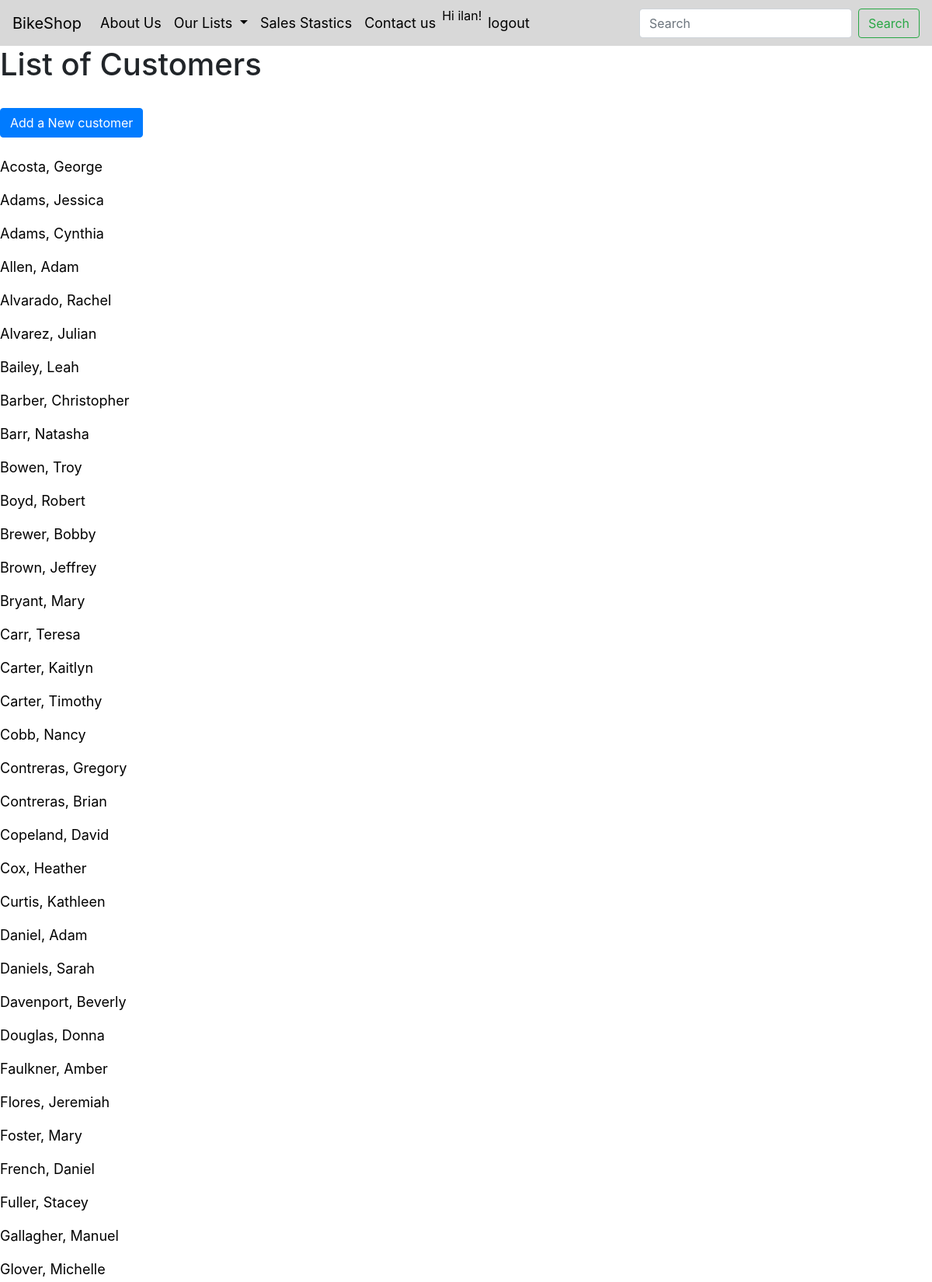
The page /customers/ (signed in, upper part) on the database its author committed.
### rent/models.py (models this page shows, shortened)
class Customer(models.Model):
    first_name = models.CharField(max_length=30)
    last_name = models.CharField(max_length=30)
    email = models.EmailField(max_length=254)
    phone_number = models.CharField(max_length=30)
    address = models.CharField(max_length=100)
    city = models.CharField(max_length=30)
    country = models.CharField(max_length=50)

### rent/views.py (the view)
# urls.py: path('customers/', views.customers, name='customers'),
def customers(request):
    customer_list = models.Customer.objects.all().order_by('last_name')
    customer_list_dict = {
        'customers': customer_list
    }
    return render(request, "customers.html", customer_list_dict)

### rent/templates/customers.html (shortened to what this page needs)
{% extends 'base.html' %}
{% load static %}
{% block lego %}
<h1>List of Customers</h1> <br>
<a class="btn btn-primary" href="{% url 'add_newcustomer' %}"> Add a New customer </a>
<br> <br>
{% for customer in customers %}
<a class="customerlink" href="{% url 'customer_details' id=customer.id %}"> <p>{{customer.last_name}}, {{customer.first_name}}</p> </a>
{% endfor %}
{% endblock %}

### rent/templates/base.html (shortened to what this page needs)
<!DOCTYPE html>
<html lang="en">
<head>
    <link rel="stylesheet" href="https://stackpath.bootstrapcdn.com/bootstrap/4.4.1/css/bootstrap.min.css">
</head>
<body>
    <nav class="navbar navbar-expand-lg navbar-color">
  <a class="navbar-brand nav-linktextcolor" href="{% url 'home' %}">BikeShop</a>
  <div class="collapse navbar-collapse" id="navbarSupportedContent">
    <ul class="navbar-nav mr-auto">
      <li class="nav-item active">
        <a class="nav-link nav-linktextcolor" href="#">About Us<span class="sr-only">(current)</span></a>
      </li>
      <li class="nav-item dropdown">
        <a class="nav-link dropdown-toggle nav-linktextcolor" href="#" id="navbarDropdown" role="button" data-toggle="dropdown" aria-haspopup="true" aria-expanded="false">
          {% if request.user.is_staff %}
            Our Lists
            </a>
                <li class="nav-item active">
                    <a class="nav-link nav-linktextcolor" href="#">Sales Stastics <span class="sr-only">(current)</span></a>
              </li>
          {% endif %}
      </li>
      <li class="nav-item active">
        <a class="nav-link nav-linktextcolor" href="#">Contact us<span class="sr-only">(current)</span></a>
      </li>
      {% if user.is_authenticated %}
          <li class="nav-item active nav-linktextcolor">
              <p>Hi {{ user.username }}!</p>
          </li>
          <li class="nav-item active">
            <a class="nav-link nav-linktextcolor" href="{% url 'logout' %}">logout<span class="sr-only">(current)</span></a>
          </li>
      {% else %}
            <li class="nav-item active">
              <a class="nav-link nav-linktextcolor" href="{% url 'login' %}">Sign In<span class="sr-only">(current)</span></a>
            </li>
      {% endif %}
    </ul>
    <form class="form-inline my-2 my-lg-0">
      <input class="form-control mr-sm-2" type="search" placeholder="Search" aria-label="Search">
      <button class="btn btn-outline-success my-2 my-sm-0" type="submit">Search</button>
    </form>
  </div>
</nav>
    {% block lego %}{% endblock%}
</body>
</html>

### rent/templates/customers.html (style rules this page uses)
.customerlink { color: black; }

### rent/templates/base.html (style rules this page uses)
a { font-size: 18px; color: white; }
.navbar-color { background: #d8d8d8; color: black; }
.nav-linktextcolor { color: black; }

### rows shown on the page
Customer: last_name "Acosta", first_name "George"
Customer: last_name "Adams", first_name "Jessica"
Customer: last_name "Adams", first_name "Cynthia"
Customer: last_name "Allen", first_name "Adam"
Customer: last_name "Alvarado", first_name "Rachel"
Customer: last_name "Alvarez", first_name "Julian"
Customer: last_name "Bailey", first_name "Leah"
Customer: last_name "Barber", first_name "Christopher"
Customer: last_name "Barr", first_name "Natasha"
Customer: last_name "Bowen", first_name "Troy"
Customer: last_name "Boyd", first_name "Robert"
Customer: last_name "Brewer", first_name "Bobby"
Customer: last_name "Brown", first_name "Jeffrey"
Customer: last_name "Bryant", first_name "Mary"
Customer: last_name "Carr", first_name "Teresa"
Customer: last_name "Carter", first_name "Kaitlyn"
Customer: last_name "Carter", first_name "Timothy"
Customer: last_name "Cobb", first_name "Nancy"
Customer: last_name "Contreras", first_name "Gregory"
Customer: last_name "Contreras", first_name "Brian"
Customer: last_name "Copeland", first_name "David"
Customer: last_name "Cox", first_name "Heather"
Customer: last_name "Curtis", first_name "Kathleen"
Customer: last_name "Daniel", first_name "Adam"
Customer: last_name "Daniels", first_name "Sarah"
Customer: last_name "Davenport", first_name "Beverly"
Customer: last_name "Douglas", first_name "Donna"
Customer: last_name "Faulkner", first_name "Amber"
Customer: last_name "Flores", first_name "Jeremiah"
Customer: last_name "Foster", first_name "Mary"
Customer: last_name "French", first_name "Daniel"
Customer: last_name "Fuller", first_name "Stacey"
Customer: last_name "Gallagher", first_name "Manuel"
Customer: last_name "Glover", first_name "Michelle"

### other values the page prints
{{ user.username }} "ilan"
